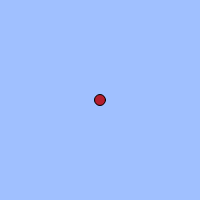
Frame 1 (no input)
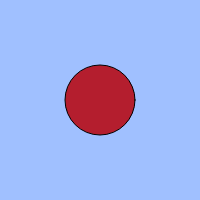
Frame 60 (no input)
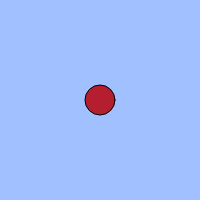
Frame 120 (the mouse pressed at the canvas centre since frame 60)

The p5.js sketch that drew these frames (run headless with seeded random() and noise() and a simulated clock; from frame 60 on, the mouse is pressed at the canvas centre):

// p5.js sketch
// ── sketch.js
// 練習問題「心臓の鼓動のように大きくなったり小さくなったりする円」
let count;
let cycle;

function setup(){
  createCanvas(200, 200);
  count = 0;
  cycle = 100;
}

function draw(){
  background(160, 192, 255);
  count = (count + 1) % cycle;
  // BLANK[1]
  let size;
  size = count + 10;
fill (180, 30, 46);

  ellipse(width / 2, height / 2, size);
if (size > 100) {size = 99;}
}
